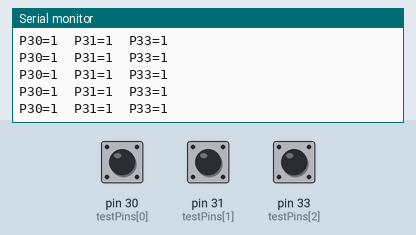
Recording of a sketch running on a simulated Arduino Mega 2560, built with avr-gcc and run on an emulated ATmega2560. Shown: the last lines printed to the serial monitor. The test bench sets the inputs (shaded band); at power-on: pin 30 (testPins[0]) HIGH, pin 31 (testPins[1]) HIGH, pin 33 (testPins[2]) HIGH.

Above: at 1.2 s.
1.3 s: pin 30 (testPins[0]) pulled LOW for 0.15 s
At 1.5 s:
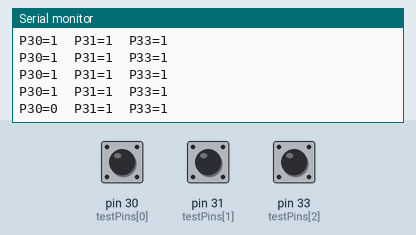
2.9 s: pin 31 (testPins[1]) pulled LOW for 0.15 s
At 3.16 s:
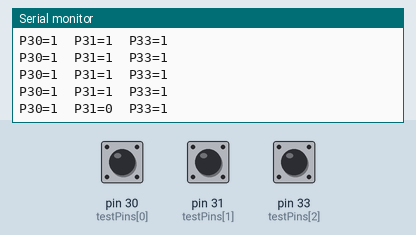
4.5 s: pin 33 (testPins[2]) pulled LOW for 0.15 s
At 4.67 s:
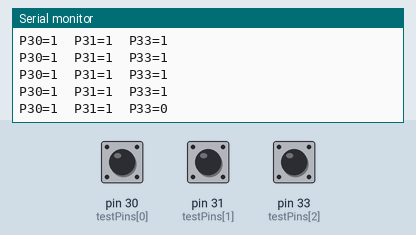

Measured:
- after the input at 1.3 s, the serial monitor: prints a new line after 0.07 s (image 1)
- after the input at 2.9 s, the serial monitor: prints a new line after 0.13 s (image 2)
- after the input at 4.5 s, the serial monitor: prints a new line at once (image 3)

The sketch:

Button_Test.ino
```cpp
const int testPins[] = {30, 31, 33};

void setup() {
  Serial.begin(9600);
  for (int i = 0; i < 3; i++) pinMode(testPins[i], INPUT_PULLUP);
  Serial.println("Pin 30, 31, 33 тест. Товч дарж шалга.");
}

void loop() {
  for (int i = 0; i < 3; i++) {
    int val = digitalRead(testPins[i]);
    Serial.print("P");
    Serial.print(testPins[i]);
    Serial.print("=");
    Serial.print(val);
    Serial.print("  ");
  }
  Serial.println();
  delay(150);
}
```
